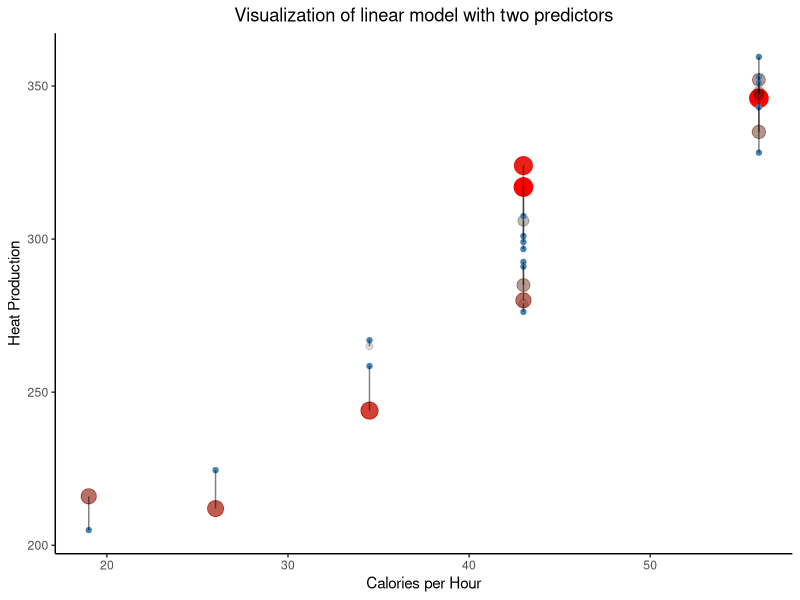
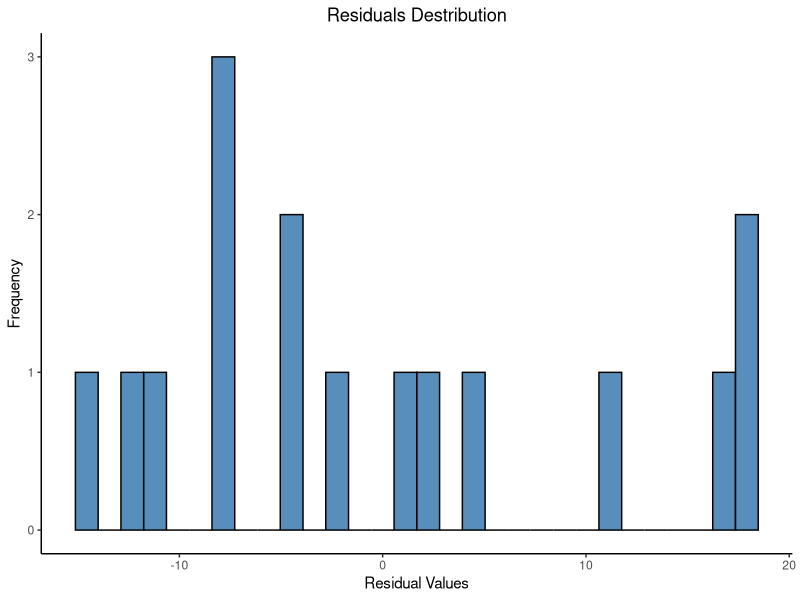
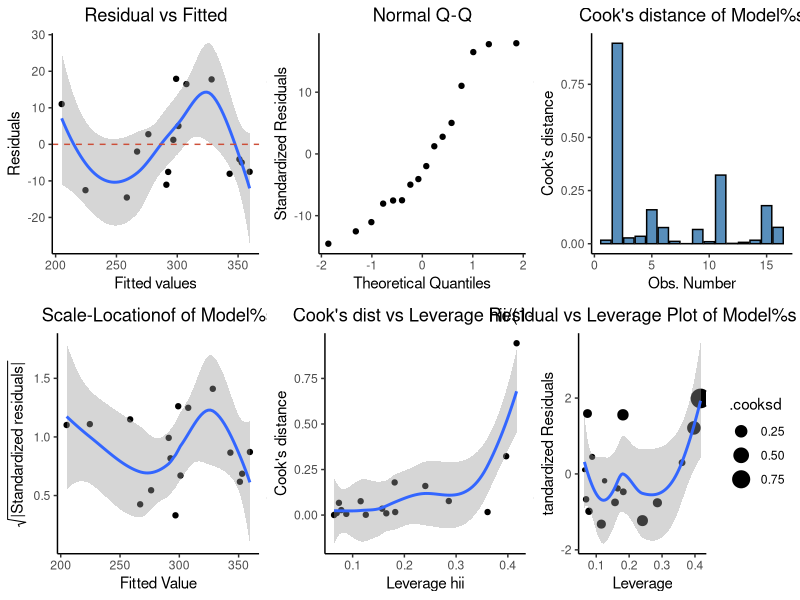

The R script that drew these images, in order:
## CompleteCase.R

library(tidyverse)
library(gridExtra)

dataframe <- read.table('../muscle-incomplete.txt', header = TRUE)
dataframe <- na.omit(dataframe)		# Omiting NAs to carry out complete case analysis

# Exploring the results of linear regression in case of complete analysis
fit <- lm(calories ~ calhour, data = dataframe)
fit1 <- lm(calories ~ calhour + weight, data = dataframe)

list(model = summary(fit), model1 = summary(fit1))	# Adding weight as second predictor slightly improve R-squared
list(model = anova(fit), model1 = anova(fit1))
list(model = AIC(fit), model1 = AIC(fit1))	# Model with smaller AIC score is preferrable

dataframe$predicted1 <- predict(fit1)
dataframe$residuals1 <- residuals(fit1)

# Diagnosis plots
model.plot <- function(df, model, pred) {

	plot <- ggplot(df, aes(x = calhour, y = calories)) +
		geom_point(aes(alpha = abs(model$residuals), color = abs(model$residuals), size = abs(model$residuals))) +	# Plot actual values
		scale_color_continuous(low = 'black', high = 'red') +
		geom_point(aes(y = pred), col = 'steelblue') +	# Plot values predicted by first model
		geom_segment(aes(xend = calhour, yend = pred), alpha = 0.5) +
		labs(x = 'Calories per Hour', y = 'Heat Production',
			 title = 'Visualization of linear model with two predictors') +
		# TODO: Cannot add legend
		scale_fill_manual(name = ' ', values = c('steelblue', 'tomato3'), labels = c('Predicted', 'Actual')) +
		guides(alpha = FALSE, color = FALSE, size = FALSE) +
		theme_classic() +
		theme(plot.title = element_text(hjust = 0.5))

	return(plot)
}

model.plot(dataframe, fit1, dataframe$predicted1)

plotResiduals <- function(model) {

	plot <- ggplot(model, aes(x = model$residuals)) +
		geom_histogram(fill = 'steelblue', color = 'black', alpha = 0.9) +
		labs(x = 'Residual Values', y = 'Frequency', title = 'Residuals Destribution') +
		theme_classic() +
		theme(plot.title = element_text(hjust = 0.5))

	return(plot)
}

plotResiduals(fit1)

residualsVsFitted <- function(model) {

	plot <- ggplot(model, aes(.fitted, .resid)) +
		geom_point() +
		stat_smooth(method = "loess") +
		geom_hline(yintercept = 0, col = "tomato3", linetype = 'dashed') +
		labs(x = 'Fitted values', y = 'Residuals', title = 'Residual vs Fitted') +
		theme_classic() +
		theme(plot.title = element_text(hjust = 0.5))

	return(plot)
}

qqplot <- function(model) {

	# TODO: qqnorm produces extra plot
	resultQQ <- qqnorm(model$residuals)

	plot <- ggplot(model, aes(x = resultQQ$x, y = resultQQ$y)) +
		geom_point() +
		labs(x = 'Theoretical Quantiles', y = 'Standardized Residuals', title = 'Normal Q-Q') +
		theme_classic() +
		theme(plot.title = element_text(hjust = 0.5))

	return(plot)
}

scaleLocation <- function(model) {

	plot <- ggplot(model, aes(.fitted, sqrt(abs(.stdresid)))) +
		geom_point() +
		stat_smooth(method = "loess") +
		labs(x = 'Fitted Value', y = expression(sqrt("|Standardized residuals|")),
			 title = 'Scale-Locationof of Model%s') +
		theme_classic() +
		theme(plot.title = element_text(hjust = 0.5))

	return(plot)
}

cooks <- function(model) {

	plot <- ggplot(model, aes(seq_along(.cooksd), .cooksd)) +
		geom_bar(stat = "identity", position = "identity", fill = 'steelblue', color = 'black', alpha = 0.9) +
    	labs(x = "Obs. Number", y = "Cook's distance", title = "Cook's distance of Model%s") +
		theme_classic() +
		theme(plot.title = element_text(hjust = 0.5))

	return(plot)
}

residualssVsLavarage <- function(model, number = "") {

	plot <- ggplot(model, aes(.hat, .stdresid)) +
		geom_point(aes(size = .cooksd)) +
		stat_smooth(method = "loess") +
		labs(x = "Leverage", y = "tandardized Residuals",
			 title = "Residual vs Leverage Plot of Model%s") +
		theme_classic() +
		theme(plot.title = element_text(hjust = 0.5))

	return(plot)
}

cooksVsLavarage <- function(model, number = "") {

	plot <- ggplot(model, aes(.hat, .cooksd)) +
		geom_point()+
		stat_smooth(method = "loess") +
		labs(x = "Leverage hii", y = "Cook's distance",
			 title = "Cook's dist vs Leverage hii/(1-hii)") +
		theme_classic() +
		theme(plot.title = element_text(hjust = 0.5))

	return(plot)
}

grid.arrange(residualsVsFitted(fit1),
			 qqplot(fit1),
			 cooks(fit1),
			 scaleLocation(fit1),
			 cooksVsLavarage(fit1),
			 residualssVsLavarage(fit1),
			 ncol = 3, nrow = 2)


